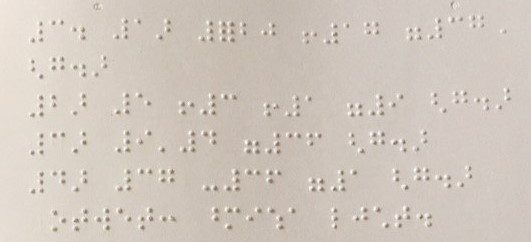
#> input picture apunts/8.-Reconeixement imatges/braille.jpeg, 531 x 242 px
$ jupyter execute --allow-errors 1_Introduccio_opencv.ipynb   (shell and % lines are left out)
#> lines starting #> are read from the running program, lines starting #| are printed output that depends on the picture; after the words box and inside, x2 and y2 are one past the last pixel; in counts of white or black regions, pixels touching at a corner belong together
# Introducció a OpenCV

En aquesta pràctica veurem algunes utilitats pràctiques d'OpenCV, centrant-nos el processat d'imatges.

Com a exemple anem a extreure els caràcters **braille** d'una imatge

Per començar carregarem algunes funcions bàsiques i crearem una funció d'utilitat per mostrar imatges.

Instalem les llibreries necessàries

[cell 1]
from matplotlib import pyplot as plt
import numpy as np
import cv2

def mostrar_imatges(imatges, titols=None, tamany_font=12):
    """
    Funció per mostrar una llista d'imatges.
    """
    n=len(imatges)
    fig, axs = plt.subplots(1, n)
    for i, img in enumerate(imatges):
            axs[i].imshow(img)
            axs[i].axis('off')

            if titols is not None:
              axs[i].set_title(titols[i], fontsize=tamany_font)
    fig.set_size_inches(fig.get_size_inches()*n)
    plt.show()

## Carregant imatges

Quan carreguem imatges en opencv es sol utilitzar una representació com a arrays de NumPy; una dimensió per color.

D'aquesta manera, una imatge en B/N de `320X200` s'enmagatzemarà en un array de `200x320` i si és en color en un array `200x320x3`.

Carreguem la imatge inicial:

[cell 2]
im = cv2.imread('braille.jpeg')
#> im is the input picture: shape (242, 531, 3); mean B, G, R 189.8, 199.2, 208.9
print(im.shape)
#| (242, 531, 3)
plt.imshow(im)

Podem veure el text en Braille. Com el que ens interessa no té que veure amb el color ho convertirem a B/N.

[cell 3]
im_bn = cv2.cvtColor(im, cv2.COLOR_BGR2GRAY)
print(im_bn.shape)
#| (242, 531)
plt.imshow(im_bn)

## Processem la imatge

Per poder classificar els caràcters (semblant al que hem fet en el dataset MNIST) primer haurem d'extreure els caràcters.

Podriem utilitzar la detecció d'objectes (que veurem en una altra pràctica) pero en aquesta pràctica ho farem utilitzant _visió per computador_ pura.

### Thresolding

El primer pas serà fer _thresolding_ (separar el fons del primer plà). En aquest [article](https://docs.opencv.org/4.x/d7/d4d/tutorial_py_thresholding.html) podem veure ben descrit el procediment.

[cell 4]
# En primer lloc emborronem la imatge per tal de reduir el soroll
im = cv2.blur(im_bn, (3, 3))
#> im: shape (242, 531)

# Fem un thresholding per binaritzar la imatge, adaptant el threshold a cada píxel
# cv2.adaptiveThreshold: L'operació de thresholding s'aplica a cada píxel de la imatge, i el valor del threshold es calcula a partir dels valors dels píxels del veïnatge
# cv2.ADAPTIVE_THRESH_MEAN_C: el valor del threshold és la mitjana dels valors dels pixels del veïnatge
# cv2.THRESH_BINARY_INV: els pixels amb valor superior al threshold es posen a 0, els altres a 255
im = cv2.adaptiveThreshold(im, 255, cv2.ADAPTIVE_THRESH_MEAN_C,
                           cv2.THRESH_BINARY_INV, 5, 4)
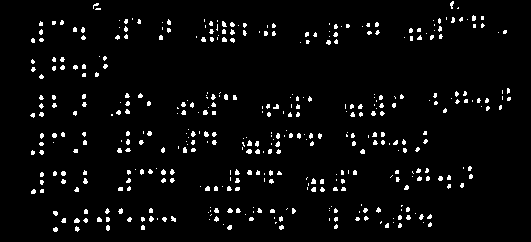
#> im: shape (242, 531); 4% white; 414 white regions (372 under 20 px), largest, box (x1, y1, x2, y2) and area: (246, 149, 252, 154) 23, (74, 218, 80, 223) 23, (204, 131, 209, 137) 22
plt.imshow(im)

[cell 5]
# cv2.medianBlur: El medianBlur és un filtre que substitueix el valor de cada píxel per la mediana dels valors dels píxels del veïnatge
im = cv2.medianBlur(im, 3)
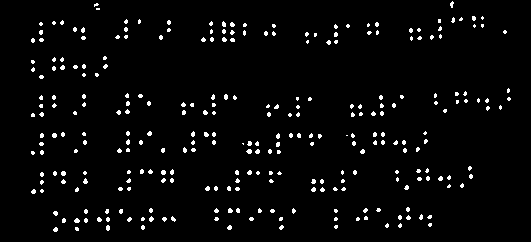
#> im: shape (242, 531); 3.3% white in thin lines or dots, all inside (x1, y1, x2, y2) = (31, 1, 511, 232)

# cv2.threshold: aplica un threshold a la imatge
# cv2.THRESH_OTSU: el threshold es calcula automàticament
_,im = cv2.threshold(im, 0, 255, cv2.THRESH_OTSU)
plt.imshow(im)

[cell 6]
# cv2.GaussianBlur: aplica un filtre gaussià a la imatge.
im = cv2.GaussianBlur(im, (3,3), 0)
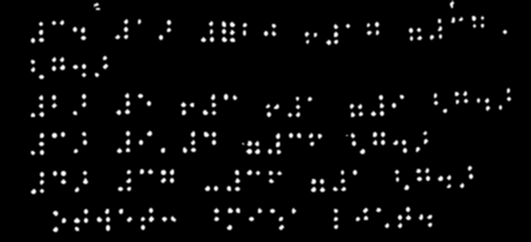
#> im: shape (242, 531); min 0, max 255, mean 8.3
_,im = cv2.threshold(im, 0, 255, cv2.THRESH_OTSU)
plt.imshow(im)

El mètode més senzill és el _Simple Thresholding_ que simplement compara cada pixel amb un valor i el converteix en blanc o negre segons si és més gran o més petit. Aquest mètode és el més senzill i el més ràpid. Nosaltres hem utilitzat una combinació de mètodes més avançats.

`im = cv2.blur(im_bn, (3, 3))`: Apliquem un _blur_ per suavitzar la imatge i eliminar soroll.

`im = cv2.adaptiveThreshold(im, 255, cv2.ADAPTIVE_THRESH_MEAN_C, cv2.THRESH_BINARY_INV, 5, 4)`: Apliquem un _thresolding_ adaptatiu que ajusta el valor de _thresolding_ segons la mitjana dels pixels veïns.

`im = cv2.medianBlur(im, 3)`: El median blur és un altre mètode per suavitzar la imatge. Aquest mètode substitueix cada pixel per la mitjana dels pixels veïns.

`_,im = cv2.threshold(im, 0, 255, cv2.THRESH_OTSU)`: Apliquem un _thresolding_ automàtic. Aquest mètode calcula el valor òptim de _thresolding_.

Per finalitzar apliquem un Gaussian Blur per suavitzar la imatge i tornem a fer el _thresolding_.

### Feature Extraction

Per extreure cada caràcter anem a utilitzar el _feature extraction_. El que fa es marcar en una serie de punts les característiques més significatives de la imatge. Aquestes característiques són les que ens permetran classificar els caràcters.

Hi ha molts mètodes per fer _feature extraction_ en aquest cas hem utilitzat el mètode ORB (Oriented FAST and Rotated BRIEF) que és un mètode ràpid i robust per trobar punts d'interès.

[cell 7]
orb = cv2.ORB_create(5000) # Creem un objecte ORB amb 5000 punts clau
keypoints, descriptors = orb.detectAndCompute(im, None) # Detectem els punts clau
#> keypoints = 533 keypoints; strongest (x, y, size): (298, 114, 37.2), (249, 151, 44.6), (53, 134, 44.6), (204, 112, 44.6)

Per finalitzar mmostrem els punts d'interès en la imatge, per veure com ha funcionat el mètode.

[cell 8]
def pintar_punts(punts):
    img = np.zeros((250,500))
    for x in punts:
        cv2.circle(img,(int(x[0]),int(x[1])),3,(255,0,0))
    plt.imshow(img)

pts = [x.pt for x in keypoints]
#> pts = 533 pairs, first value 53.28 to 478.1, second value 40.8 to 190.1
pintar_punts(pts)
#> the loop in pintar_punts, `for x in punts:` made 533 passes
#> x on passes 1 to 3: (307.2, 40.8), (297.6, 114), (423.6, 133.2)
#> after the loop in pintar_punts, `for x in punts:`:
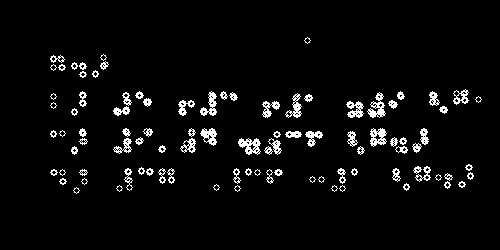
#> img: shape (250, 500) float64; 4.2% white in thin lines or dots, all inside (x1, y1, x2, y2) = (50, 37, 482, 194)
